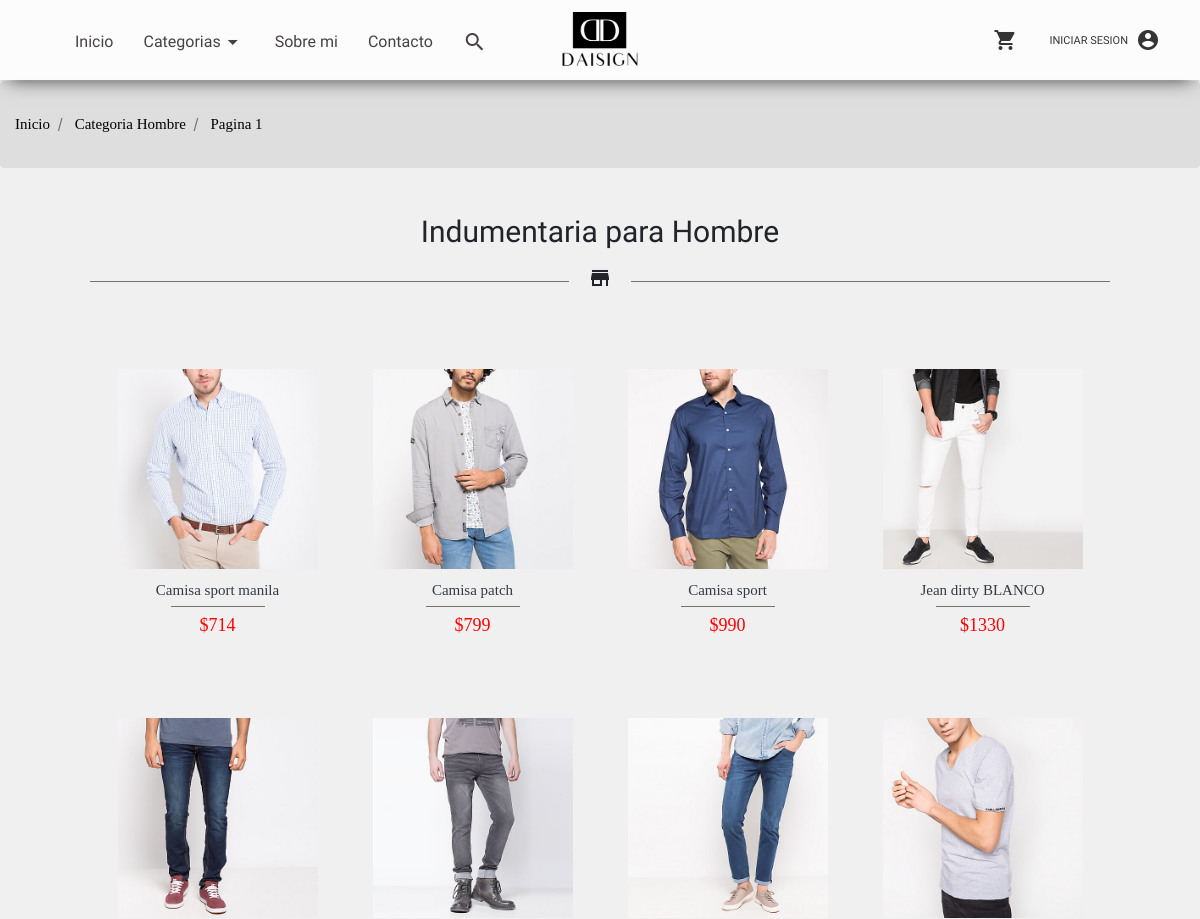
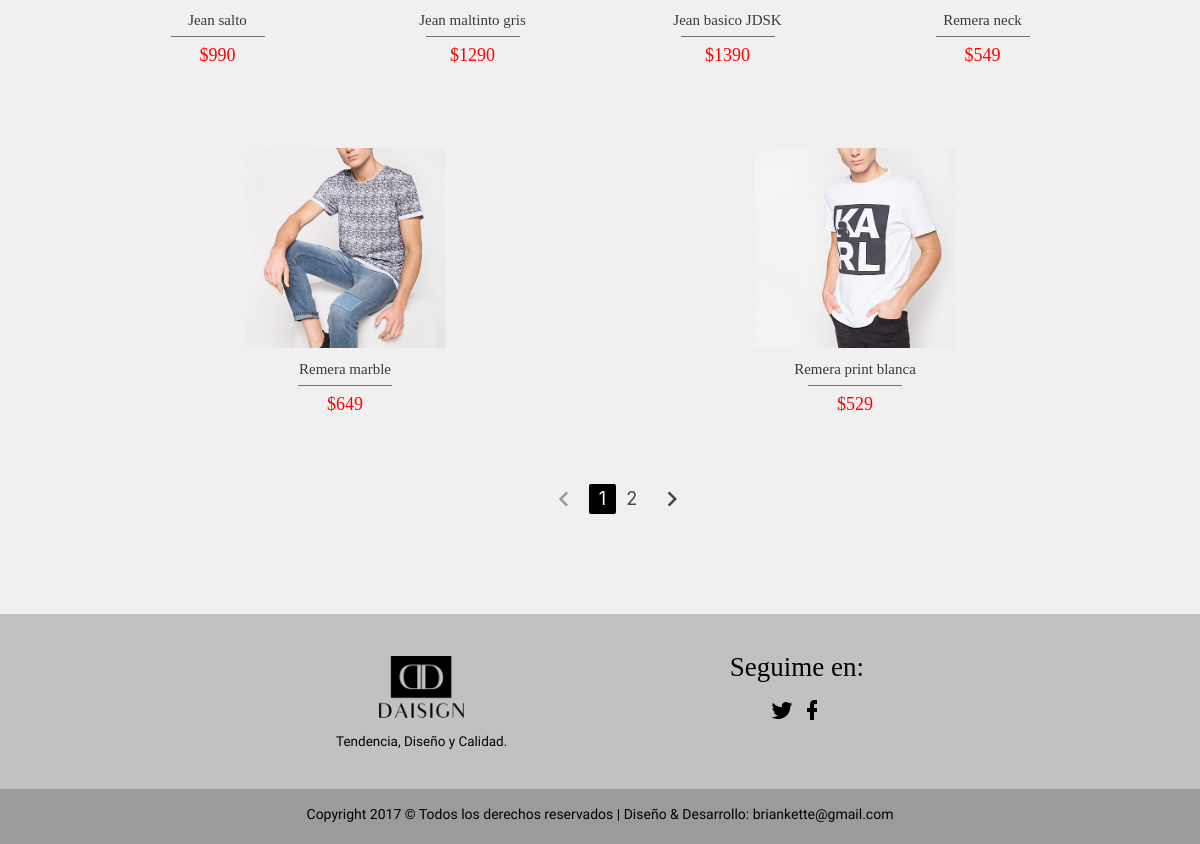
Page /hombre/hombre.php on the committed database (2 pictures, top to bottom).
### tables this page shows
CREATE TABLE IF NOT EXISTS `producto` (
  `id` int(11) NOT NULL AUTO_INCREMENT,
  `Nombre` varchar(255) NOT NULL,
  `Categoria` varchar(255) NOT NULL,
  `Descripcion` varchar(255) NOT NULL,
  `Stock` int(11) NOT NULL,
  `Precio` varchar(255) NOT NULL,
  `Foto` varchar(255) NOT NULL,
  PRIMARY KEY (`id`)
);

### hombre/hombre.php (the view, shortened to what this page needs)
<?php session_start();
try{
	$conexion = new PDO('mysql:host=localhost;dbname=proyecto_final', 'root', 'brian');
}catch(PDOException $e){
    echo "Error: " . $e->getMessage();
    die();
}
$pagina = isset($_GET['pagina']) ? (int)$_GET['pagina'] : 1 ;
$postPorPagina = 10;
$inicio = ($pagina > 1) ? ($pagina * $postPorPagina - $postPorPagina) : 0;
$articulos = $conexion->prepare("SELECT SQL_CALC_FOUND_ROWS * FROM producto WHERE Categoria = 'Hombre' LIMIT $inicio, $postPorPagina");
$articulos->execute();
$articulos = $articulos->fetchAll();
$totalArticulos = $conexion->query('SELECT FOUND_ROWS() as total');
$totalArticulos = $totalArticulos->fetch()['total'];
$numeroPaginas = ceil($totalArticulos / $postPorPagina);
?>
<!DOCTYPE html>
<html lang="es">
<head>
	<link rel="stylesheet" href="https://maxcdn.bootstrapcdn.com/bootstrap/4.0.0-beta.2/css/bootstrap.min.css">
</head>
<body>
	<?php include("..\header\header.php"); ?>
	<nav id="barra" aria-label="breadcrumb" role="navigation">
	  	<ol class="breadcrumb">
	    	<li class="breadcrumb-item">
	    		<a id="bread" href="../pagina_principal/index.php">Inicio</a>
	    	</li>
	    	<li class="breadcrumb-item" aria-current="page">
	    		<a href="../hombre/hombre.php" id="bread">Categoria Hombre</a>
	    	</li>
	    	<li class="breadcrumb-item" aria-current="page">
	    		<a id="bread">Pagina <?php echo $pagina; ?></a>
	    	</li>
	  	</ol>
	</nav>
	<article id="productos">
		<div class="section">
			<h3>Indumentaria para Hombre</h3>
			<div id="divider">
				<hr style="float: left;">
				<i class="material-icons">store</i>
				<hr style="float: right;">
			</div>
		</div>
		<div class="row">
    	<?php foreach ($articulos as $articulo): ?>
    	<div class="row">
    		<div id="seleccion_producto" class="col s12 m6 l3">
		    	<a href="../producto/Producto.php?id=<?php echo $articulo['id']; ?> ">
		    		<img src="../fotos/<?php echo $articulo['Foto']; ?>" width="200px" ></br>
		    	<p id="descripcion"><?php echo $articulo['Descripcion']; ?></p>
		    	<hr style="margin-top: 5px; margin-bottom: 5px;">
		    	<p id="precio">$<?php echo $articulo['Precio']; ?></p></a>
		 	</div>
		</div>
    	<?php endforeach; ?>
        </div>
        <ul class="pagination">
			<?php if ($pagina == 1): ?>
			<li class="disabled">
				<a href="#!"><i class="material-icons">chevron_left</i></a>
			</li>
			<?php else: ?>
			<li>
				<a href="?pagina=<?php echo $pagina - 1 ?>"><i class="material-icons">chevron_left</i></a>
			</li>
		    <?php endif ?>
			<?php
				for ($i=1; $i <=$numeroPaginas ; $i++) {
					if ($pagina == $i) {
						echo "<li class='active'><a href='?pagina=$i'>$i</a></li>";
					} else {
						echo "<li class='waves-effect'><a href='?pagina=$i'>$i</a></li>";
					}
				}
			?>
			<?php if ($pagina == $numeroPaginas): ?>
			<li class="disabled">
				<a href="#!"><i class="material-icons">chevron_right</i></a>
			</li>
			<?php else: ?>
			<li>
				<a href="?pagina=<?php echo $pagina + 1?> "><i class="material-icons">chevron_right</i></a>
			</li>
		    <?php endif ?>
		 </ul>
	</article>
</body>
</html>

### header/header.php (style rules this page uses)
nav { height: 80px; background: rgba(255, 255, 255, 0.8); -webkit-box-shadow: 0px 7px 18px -8px rgba(0,0,0,0.79); -moz-box-shadow: 0px 7px 18px -8px rgba(0,0,0,0.79); box-shadow: 0px 7px 18px -8px rgba(0,0,0,0.79); }
hr { width: 600px; }

### hombre/hombre.php (style rules this page uses)
body { background-color: #F0F0F0; }
#precio { color: red; font-size: 18px; font-family: 'Spectral SC', serif; }
#descripcion { color: #343a40; margin-bottom: 5px; margin-top: 10px; font-family: 'Spectral SC', serif; font-size: 15px; }
.section { padding-bottom: 0; }
#seleccion_producto { padding-top: 11.5px; position: unset; border: solid; border-width: 0.5px; border-color: #F0F0F0; transition: border-color 0.5s; }
.breadcrumb { font-size: 15px; background-color: #DEDEDE; }
#barra { margin-top: 17px; height: 40px; }
#bread { color: black; font-family: 'Spectral SC', serif; }
h3 { font-family: 'Marcellus SC', serif; font-size: 30px; }
.row { margin-top: 30px; }
hr { width: 47%; background-color: grey; }
.pagination { margin-left: 44%; margin-top: 30px; }
.pagination li.active { background-color: black; }
#productos { width: 85%; margin: auto; text-align: center; margin-top: 50px; margin-bottom: 100px; }
article { margin-top: 17px; width: 100%; }
footer { width: 100%; }

### rows in the picture
producto: Foto (picture), Descripcion "Camisa sport manila", Precio "714"
producto: Foto (picture), Descripcion "Camisa patch", Precio "799"
producto: Foto (picture), Descripcion "Camisa sport", Precio "990"
producto: Foto (picture), Descripcion "Jean dirty BLANCO", Precio "1330"
producto: Foto (picture), Descripcion "Jean salto", Precio "990"
producto: Foto (picture), Descripcion "Jean maltinto gris", Precio "1290"
producto: Foto (picture), Descripcion "Jean basico JDSK", Precio "1390"
producto: Foto (picture), Descripcion "Remera neck", Precio "549"
producto: Foto (picture), Descripcion "Remera marble", Precio "649"
producto: Foto (picture), Descripcion "Remera print blanca", Precio "529"

### other values in the picture
$pagina "1"
